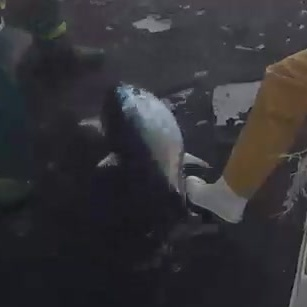
#> input picture scripts/sift/img_00898.jpg, 307 x 307 px
$ python sift.py
#> lines starting #> are read from the running program, lines starting #| are printed output that depends on the picture
import cv2
import matplotlib.pyplot as plt


img = cv2.imread('img_00898.jpg', 0)
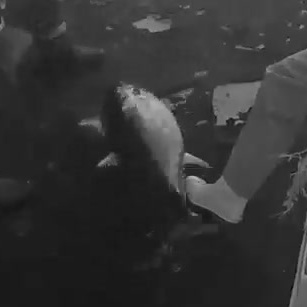
#> img: shape (307, 307); min 6, max 190, mean 51.4

sift = cv2.xfeatures2d.SIFT_create()
kp = sift.detect(img)
#> kp = 144 keypoints; strongest (x, y, size): (151, 110, 26.5), (187, 154, 2.2), (193, 178, 4.9), (189, 158, 6.8)

img2 = cv2.drawKeypoints(img,kp,None,(255,0,0),4)
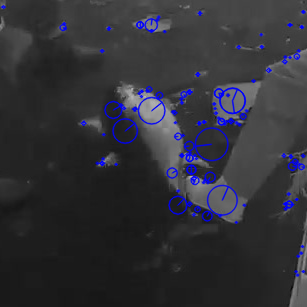
#> img2: shape (307, 307, 3); mean of channels 0, 1, 2 55.8, 49.2, 49.2; drawn as B, G, R

plt.imshow(img2)
plt.savefig("sift.png")

$ run again, with scripts/sift/img_07473.jpg copied over scripts/sift/img_00898.jpg
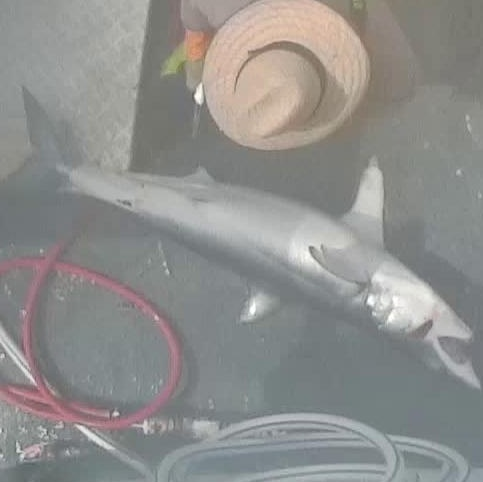
#> input picture scripts/sift/img_07473.jpg, 483 x 482 px
#> `img = cv2.imread('img_00898.jpg', 0)`:
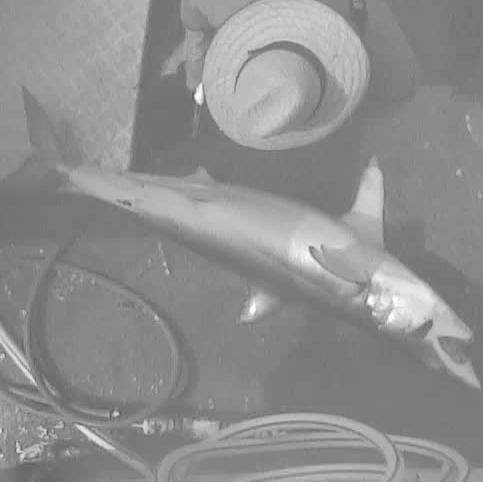
#> img: shape (482, 483); min 86, max 255, mean 142.7
#> kp = 324 keypoints; strongest (x, y, size): (198, 97, 5.8), (116, 414, 3.4), (371, 301, 5.3), (254, 307, 11.4)
#> `img2 = cv2.drawKeypoints(img,kp,None,(255,0,0),4)`:
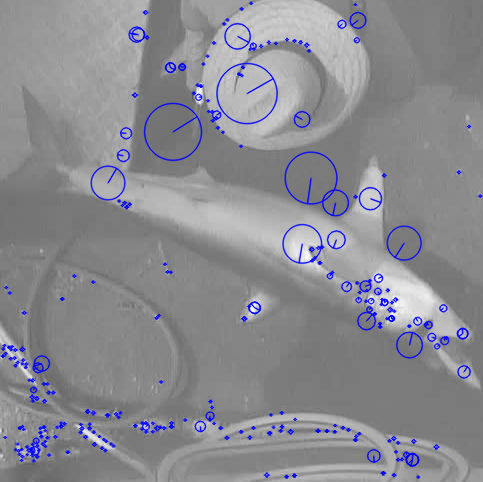
#> img2: shape (482, 483, 3); mean of channels 0, 1, 2 145.1, 138.7, 138.7; drawn as B, G, R
